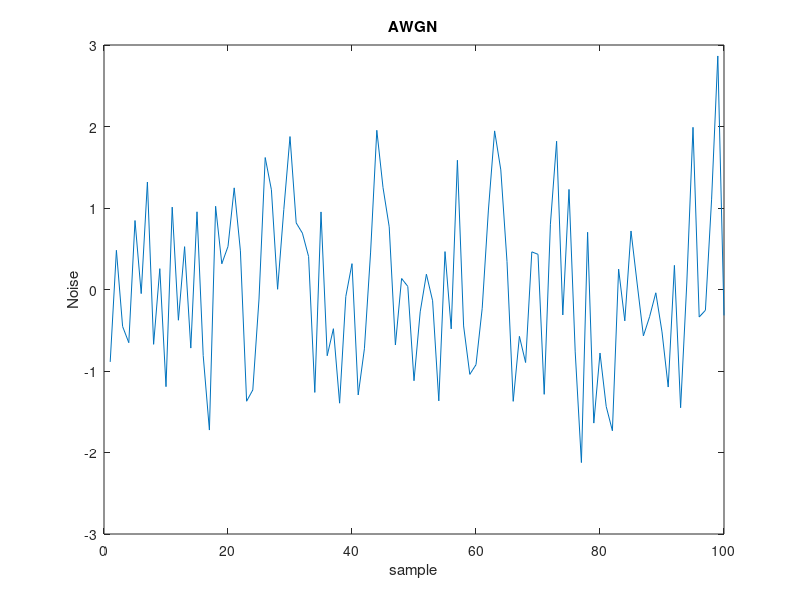
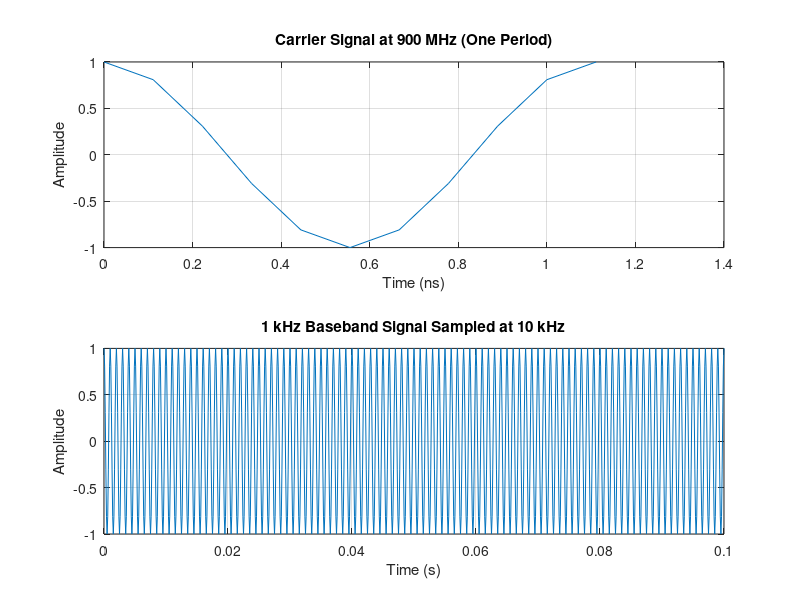

These charts were generated, in order, by the following MATLAB code:

%---------------------- EXERCISE 1 ------------------------------%
% Generate 100 samples of Gaussian noise and store them in a 10x10 matrix.
% Then, reshape the matrix into a 1D vector and plot it using:
% x-label: "sample", y-label: "Noise", title: "AWGN"

% Step 1: Create a 10x10 matrix with normally distributed (Gaussian) noise
noiseMatrix = randn(10, 10);  % Each value ~ N(0,1)

% Step 2: Convert the matrix into a 1D column vector (100x1)
noiseVector = noiseMatrix(:);
% This operation stacks all matrix elements column-wise into a single vector.

%  Important:
% Do not use noiseMatrix(100,1) — it will cause an error.
% The matrix has only 10 rows and 10 columns.

% Step 3: Plot the noise vector
plot(noiseVector);

% Step 4: Add axis labels and title
xlabel('sample');
ylabel('Noise');
title('AWGN');






%---------------------- EXERCISE 2 ------------------------------%

% This code covers both parts of the exercise:
%
% 1. Visualization of one period of a 900 MHz carrier signal.
% 2. Visualization of the same signal with added AWGN (Additive White Gaussian Noise).


% -------------------- Parameters -------------------- %
fc = 900e6;            % Carrier frequency: 900 MHz
T = 1 / fc;            % Period of the carrier signal
fs = 10 * fc;          % Sampling frequency (10x carrier for resolution)
t = 0 : 1/fs : T;      % Time vector for one period

% -------------------- Carrier Signal -------------------- %
carrier = cos(2 * pi * fc * t);

% -------------------- AWGN Noise -------------------- %
noise =  randn(size(t));   % Gaussian noise (mean=0, std=0.2)

% Signal + noise
noisy_signal = carrier + noise;

% -------------------- Plotting -------------------- %
figure;

subplot(2,1,1);
plot(t * 1e9, carrier);
xlabel('Time (ns)');
ylabel('Amplitude');
title('Carrier Signal at 900 MHz (One Period)');
grid on;

subplot(2,1,2);
plot(t * 1e9, noisy_signal);
xlabel('Time (ns)');
ylabel('Amplitude');
title('Carrier Signal with AWGN');
grid on;


%---------------------- EXERCISE 3 ------------------------------%
#A baseband signal with frequency 1 kHz is sampled at 10 times its frequency, i.e., at 10 kHz.
# Create the time array from 0 to 100 milliseconds.

% Signal parameters
f = 1e3;           % Signal frequency: 1 kHz (baseband)
fs = 10 * f;       % Sampling frequency: 10 kHz (10 times the signal frequency)
T = 0.1;           % Duration: 100 ms = 0.1 seconds

Ts = 1 / fs;       % Sampling period
t = 0 : Ts : T;    % Time vector from 0 to 0.1 s with step size Ts

% Display the number of samples
disp(['Length of time vector: ', num2str(length(t))]);

% Generate and plot the baseband signal
plot(t, cos(2 * pi * f * t));
xlabel('Time (s)');
ylabel('Amplitude');
title('1 kHz Baseband Signal Sampled at 10 kHz');
grid on;

